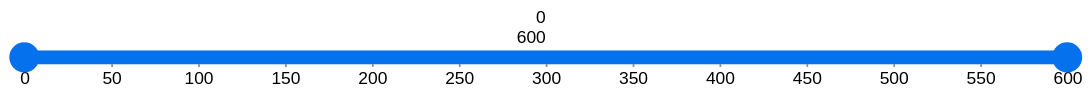

Write the Vega-Lite specification saved for this chart.
### Vega specification from a JSON file in a GitHub repository (floating-point values rounded to 4 significant figures)
{"$schema": "https://vega.github.io/schema/vega/v5.json", "description": "A timeline visualization with a custom range from 0 to 600.", "width": 600, "height": 20, "padding": 5, "signals": [{"name": "timeExtent", "value": [0, 600]}, {"name": "brush", "update": "timeExtent", "on": [{"events": "mousedown", "update": "[invert('timeScale', x()), invert('timeScale', x())]"}, {"events": "[mousedown, window:mouseup] > window:mousemove!", "update": "[clamp(min(anchor, invert('timeScale', x())),0,width), clamp(max(anchor, invert('timeScale', x())),0,width)]"}]}, {"name": "anchor", "value": 0, "on": [{"events": "mousedown!", "update": "invert('timeScale', x())"}]}], "data": [{"name": "timeLine", "values": [{"label": "interval", "enter": 0, "leave": 600}]}], "scales": [{"name": "timeScale", "type": "linear", "round": true, "domain": {"signal": "timeExtent"}, "range": "width"}], "axes": [{"orient": "bottom", "scale": "timeScale", "format": "d"}], "marks": [{"type": "rect", "name": "invisibleRectangle", "from": {"data": "timeLine"}, "encode": {"enter": {"x": {"scale": "timeScale", "field": "enter"}, "x2": {"scale": "timeScale", "field": "leave"}, "y": {"value": 16}, "height": {"value": 8}, "fill": {"value": "#ececec"}, "cornerRadius": {"value": 60}}}}, {"type": "rect", "name": "selectionBar", "encode": {"enter": {"x": {"value": 0}, "x2": {"value": 600}, "y": {"value": 16}, "height": {"value": 8}, "fill": {"value": "#0671ed"}, "cornerRadius": {"value": 60}}, "update": {"x": {"signal": "scale('timeScale', brush[0])"}, "x2": {"signal": "scale('timeScale', brush[1])"}}}}, {"type": "symbol", "name": "coordinate1", "encode": {"enter": {"x": {"value": 0}, "y": {"value": 20}, "size": {"value": 300}, "fill": {"value": "#0671ed"}}, "update": {"x": {"signal": "scale('timeScale', brush[0])"}}}}, {"type": "symbol", "name": "coordinate2", "encode": {"enter": {"x": {"value": 600}, "y": {"value": 20}, "size": {"value": 300}, "fill": {"value": "#0671ed"}}, "update": {"x": {"signal": "scale('timeScale', brush[1])"}}}}, {"type": "text", "encode": {"update": {"x": {"value": 300}, "y": {"value": 0}, "fill": {"value": "black"}, "fontSize": {"value": 10}, "align": {"value": "right"}, "text": {"signal": "brush"}}}}]}
